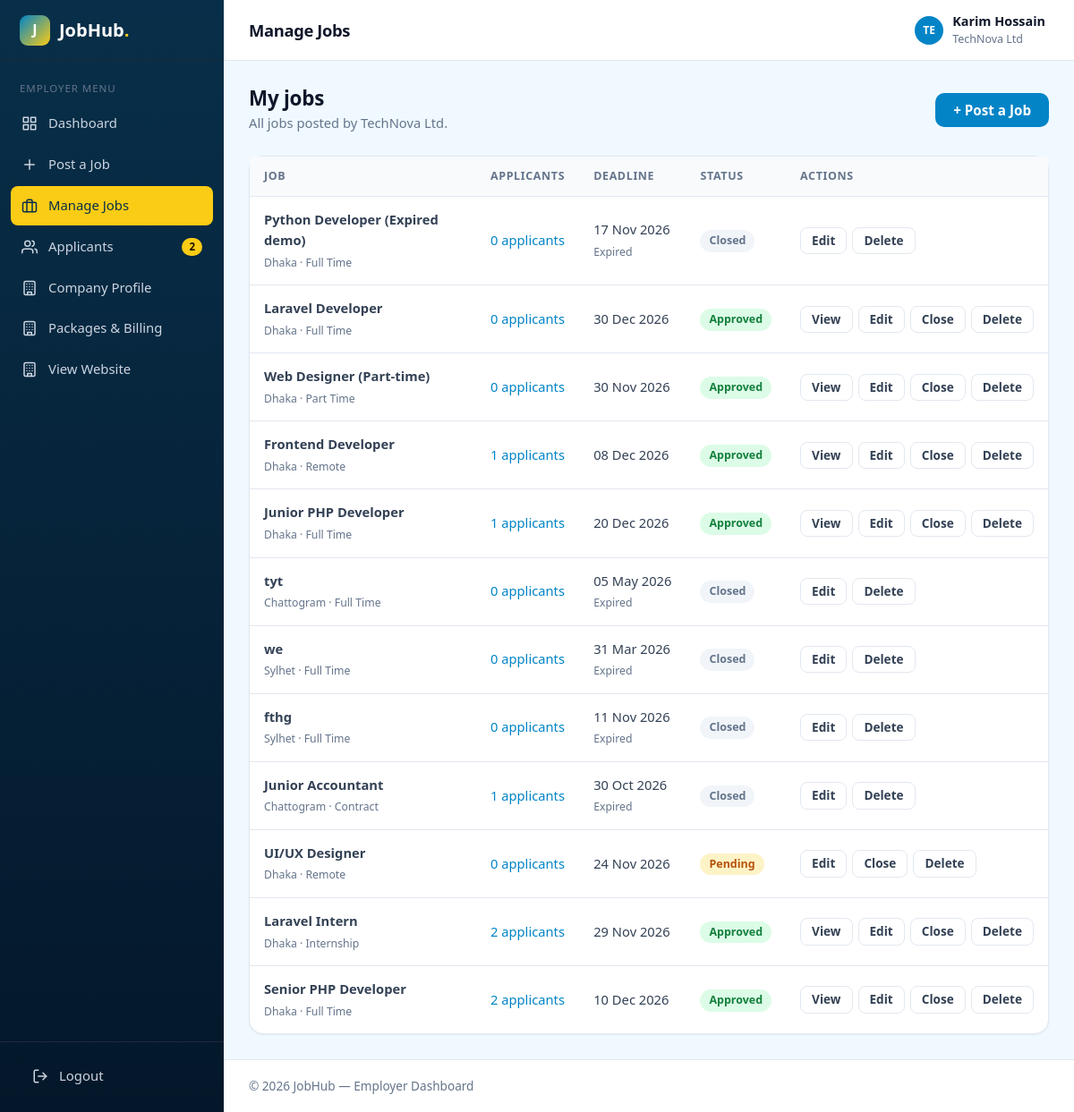
Page /employer/manage-jobs.php (signed in) on the committed database.
### tables this page shows
CREATE TABLE `companies` (
  `id` int UNSIGNED NOT NULL,
  `user_id` int UNSIGNED NOT NULL,
  `city_id` int UNSIGNED DEFAULT NULL,
  `name` varchar(150) NOT NULL,
  `logo` varchar(255) DEFAULT NULL,
  `website` varchar(255) DEFAULT NULL,
  `address` text,
  `description` text
);

CREATE TABLE `jobs` (
  `id` int UNSIGNED NOT NULL,
  `company_id` int UNSIGNED NOT NULL,
  `category_id` int UNSIGNED DEFAULT NULL,
  `city_id` int UNSIGNED DEFAULT NULL,
  `subscription_id` int UNSIGNED DEFAULT NULL,
  `title` varchar(150) NOT NULL,
  `slug` varchar(180) NOT NULL,
  `job_type` enum('full_time','part_time','contract','internship','remote') NOT NULL DEFAULT 'full_time',
  `salary_min` decimal(10,2) DEFAULT NULL,
  `salary_max` decimal(10,2) DEFAULT NULL,
  `description` text,
  `deadline` date NOT NULL,
  `status` enum('pending','approved','rejected','closed') NOT NULL DEFAULT 'pending',
  `is_featured` tinyint(1) NOT NULL DEFAULT '0'
);

CREATE TABLE `cities` (
  `id` int UNSIGNED NOT NULL,
  `name` varchar(100) NOT NULL,
  `division` varchar(50) NOT NULL
);

### employer/include/check.php (called while the page is built, shortened)
<?php
include('../dbconfig.php');
$userId = (int)$_SESSION['user_id'];
$company = $conn->query("SELECT companies.*, cities.name AS city_name FROM companies
                         LEFT JOIN cities ON cities.id = companies.city_id
                         WHERE companies.user_id = $userId")->fetch_assoc();
$companyId = (int)$company['id'];
$jobColor    = array('pending' => 'badge-warning', 'approved' => 'badge-success', 'rejected' => 'badge-danger', 'closed' => 'badge-gray');

### employer/manage-jobs.php (the view, shortened to what this page needs)
<?php
include('include/check.php');
$pageTitle = 'Manage Jobs';
$jobs = $conn->query("SELECT jobs.*, cities.name AS city_name,
                             (SELECT COUNT(*) FROM job_applications WHERE job_applications.job_id = jobs.id) AS total_apps
                      FROM jobs
                      LEFT JOIN cities ON cities.id = jobs.city_id
                      WHERE jobs.company_id = $companyId
                      ORDER BY jobs.id DESC");
?>
<!DOCTYPE html>
<html lang="en">
<head>
  <link rel="stylesheet" href="../assets/css/style.css?v=2">
</head>
<body class="dash-body">
<?php include('include/menu.php'); ?>
<main class="dash-content">
  <div class="page-actions">
    <div><h2>My jobs</h2><p>All jobs posted by <?php echo $company['name']; ?>.</p></div>
    <a href="post-job.php" class="btn btn-primary">+ Post a Job</a>
  </div>
  <div class="card">
    <div class="table-wrap">
      <table class="table">
        <thead><tr><th>Job</th><th>Applicants</th><th>Deadline</th><th>Status</th><th>Actions</th></tr></thead>
        <tbody>
        <?php while ($j = $jobs->fetch_assoc()) {
          $expired = strtotime($j['deadline']) < strtotime(date('Y-m-d'));
        ?>
          <tr>
            <td><strong><?php echo $j['title']; ?></strong><br>
              <small class="muted"><?php echo $j['city_name']; ?> · <?php echo ucwords(str_replace('_', ' ', $j['job_type'])); ?></small></td>
            <td><a href="applicants.php?job=<?php echo $j['id']; ?>"><?php echo $j['total_apps']; ?> applicants</a></td>
            <td><?php echo date('d M Y', strtotime($j['deadline'])); ?><?php if ($expired) echo '<br><small class="muted">Expired</small>'; ?></td>
            <td><span class="badge <?php echo $jobColor[$j['status']]; ?>"><?php echo ucfirst($j['status']); ?></span></td>
            <td>
              <div class="actions">
                <?php if ($j['status'] == 'approved' && !$expired) { ?>
                  <a class="btn btn-sm btn-light" href="../job-details.php?id=<?php echo $j['id']; ?>" target="_blank">View</a>
                <?php } ?>
                <a class="btn btn-sm btn-light" href="post-job.php?id=<?php echo $j['id']; ?>">Edit</a>
                <?php if ($j['status'] != 'closed') { ?>
                  <a class="btn btn-sm btn-light" href="manage-jobs.php?close=<?php echo $j['id']; ?>" onclick="return confirm('Close this job? It will be hidden from the website.')">Close</a>
                <?php } ?>
                <a class="btn btn-sm btn-light" href="manage-jobs.php?delete=<?php echo $j['id']; ?>" onclick="return confirm('Delete this job and all its applications?')">Delete</a>
              </div>
            </td>
          </tr>
        <?php } ?>
        </tbody>
      </table>
    </div>
  </div>
</main>
<?php include('include/footer.php'); ?>

### employer/include/menu.php (shortened to what this page needs)
<?php
$page = basename($_SERVER['PHP_SELF']);
$newApps = $conn->query("SELECT COUNT(*) AS c FROM job_applications
                          JOIN jobs ON jobs.id = job_applications.job_id
                          WHERE jobs.company_id = $companyId AND job_applications.status = 'applied'")->fetch_assoc()['c'];
?>
<aside class="sidebar">
  <a href="../index.php" class="logo"><span class="logo-mark">J</span>JobHub<span class="dot">.</span></a>
  <div class="sidebar-label">Employer menu</div>
  <ul class="sidebar-menu">
    <li><a href="dashboard.php" class="<?php if ($page == 'dashboard.php') echo 'active'; ?>"><svg class="ic" viewBox="0 0 24 24" aria-hidden="true"><rect x="3" y="3" width="7" height="7"/><rect x="14" y="3" width="7" height="7"/><rect x="14" y="14" width="7" height="7"/><rect x="3" y="14" width="7" height="7"/></svg>Dashboard</a></li>
    <li><a href="post-job.php" class="<?php if ($page == 'post-job.php') echo 'active'; ?>"><svg class="ic" viewBox="0 0 24 24" aria-hidden="true"><line x1="12" y1="5" x2="12" y2="19"/><line x1="5" y1="12" x2="19" y2="12"/></svg>Post a Job</a></li>
    <li><a href="manage-jobs.php" class="<?php if ($page == 'manage-jobs.php') echo 'active'; ?>"><svg class="ic" viewBox="0 0 24 24" aria-hidden="true"><rect x="2" y="7" width="20" height="14" rx="2"/><path d="M16 21V5a2 2 0 0 0-2-2h-4a2 2 0 0 0-2 2v16"/></svg>Manage Jobs</a></li>
    <li><a href="applicants.php" class="<?php if ($page == 'applicants.php' || $page == 'email.php') echo 'active'; ?>"><svg class="ic" viewBox="0 0 24 24" aria-hidden="true"><path d="M17 21v-2a4 4 0 0 0-4-4H5a4 4 0 0 0-4 4v2"/><circle cx="9" cy="7" r="4"/><path d="M23 21v-2a4 4 0 0 0-3-3.87"/><path d="M16 3.13a4 4 0 0 1 0 7.75"/></svg>Applicants<?php if ($newApps > 0) { ?><span class="count"><?php echo $newApps; ?></span><?php } ?></a></li>
    <li><a href="company-profile.php" class="<?php if ($page == 'company-profile.php') echo 'active'; ?>"><svg class="ic" viewBox="0 0 24 24" aria-hidden="true"><rect x="4" y="2" width="16" height="20" rx="2"/><path d="M9 22v-4h6v4M8 6h.01M16 6h.01M12 6h.01M12 10h.01M12 14h.01M16 10h.01M16 14h.01M8 10h.01M8 14h.01"/></svg>Company Profile</a></li>
    <li><a href="subscription.php" class="<?php if ($page == 'subscription.php' || $page == 'checkout.php' || $page == 'payment-success.php' || $page == 'payment-fail.php') echo 'active'; ?>"><svg class="ic" viewBox="0 0 24 24" aria-hidden="true"><rect x="4" y="2" width="16" height="20" rx="2"/><path d="M9 22v-4h6v4M8 6h.01M16 6h.01M12 6h.01M12 10h.01M12 14h.01M16 10h.01M16 14h.01M8 10h.01M8 14h.01"/></svg>Packages &amp; Billing</a></li>
    <li><a href="../index.php"><svg class="ic" viewBox="0 0 24 24" aria-hidden="true"><rect x="4" y="2" width="16" height="20" rx="2"/><path d="M9 22v-4h6v4M8 6h.01M16 6h.01M12 6h.01M12 10h.01M12 14h.01M16 10h.01M16 14h.01M8 10h.01M8 14h.01"/></svg>View Website</a></li>
  </ul>
  <div class="sidebar-foot">
    <ul class="sidebar-menu">
      <li><a href="../logout.php"><svg class="ic" viewBox="0 0 24 24" aria-hidden="true"><path d="M9 21H5a2 2 0 0 1-2-2V5a2 2 0 0 1 2-2h4"/><polyline points="16 17 21 12 16 7"/><line x1="21" y1="12" x2="9" y2="12"/></svg>Logout</a></li>
    </ul>
  </div>
</aside>
<div class="dash-main">
  <header class="topbar">
    <h1 class="topbar-title"><?php echo $pageTitle; ?></h1>
    <div class="dropdown" style="margin-left:auto">
      <button class="dropdown-toggle">
        <span class="avatar sm"><?php echo strtoupper(substr($company['name'], 0, 2)); ?></span>
        <span class="user-meta"><strong><?php echo $_SESSION['name']; ?></strong><small><?php echo $company['name']; ?></small></span>
      </button>
    </div>
  </header>

### rows in the picture
companies: name "TE", name "TechNova Ltd"
jobs: title "Python Developer (Expired demo)", city.name "Dhaka", job_type "Full Time", total_apps "0", deadline "17 Nov 2026", status "Closed"
jobs: title "Laravel Developer", city.name "Dhaka", job_type "Full Time", total_apps "0", deadline "30 Dec 2026", status "Approved"
jobs: title "Web Designer (Part-time)", city.name "Dhaka", job_type "Part Time", total_apps "0", deadline "30 Nov 2026", status "Approved"
jobs: title "Frontend Developer", city.name "Dhaka", job_type "Remote", total_apps "1", deadline "08 Dec 2026", status "Approved"
jobs: title "Junior PHP Developer", city.name "Dhaka", job_type "Full Time", total_apps "1", deadline "20 Dec 2026", status "Approved"
jobs: title "tyt", city.name "Chattogram", job_type "Full Time", total_apps "0", deadline "05 May 2026", shows "Expired", status "Closed"
jobs: title "we", city.name "Sylhet", job_type "Full Time", total_apps "0", deadline "31 Mar 2026", shows "Expired", status "Closed"
jobs: title "fthg", city.name "Sylhet", job_type "Full Time", total_apps "0", deadline "11 Nov 2026", shows "Expired", status "Closed"
jobs: title "Junior Accountant", city.name "Chattogram", job_type "Contract", total_apps "1", deadline "30 Oct 2026", shows "Expired", status "Closed"
jobs: title "UI/UX Designer", city.name "Dhaka", job_type "Remote", total_apps "0", deadline "24 Nov 2026", status "Pending"
jobs: title "Laravel Intern", city.name "Dhaka", job_type "Internship", total_apps "2", deadline "29 Nov 2026", status "Approved"
jobs: title "Senior PHP Developer", city.name "Dhaka", job_type "Full Time", total_apps "2", deadline "10 Dec 2026", status "Approved"

### other values in the picture
$newApps "2"
$pageTitle "Manage Jobs"
$_SESSION['name'] "Karim Hossain"
